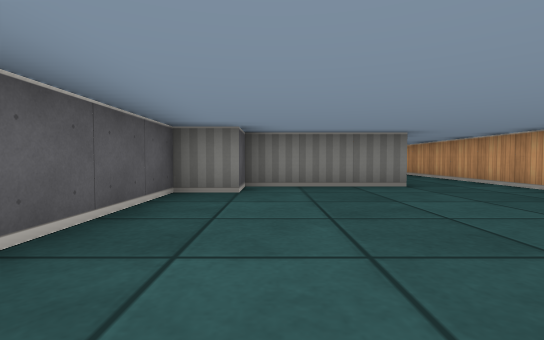
View 1 (above)

13 first-person views from a walk through a cub3D maze. The camera is about half as high as the walls, tilts 2° down and sees 85° across. The floor is counted in squares. Each view is taken from the middle of a square. On the plan, view 1 faces up. The plan holds only what a view shows up to about 9 squares ahead; the rest is blank.

View 2
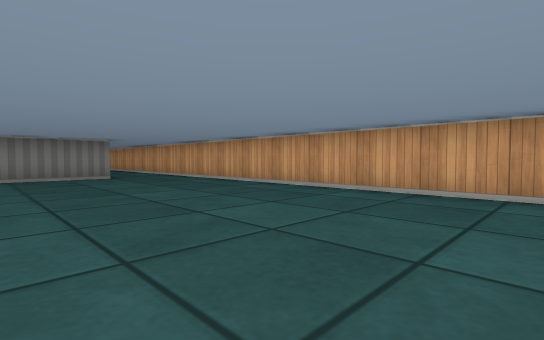

View 3
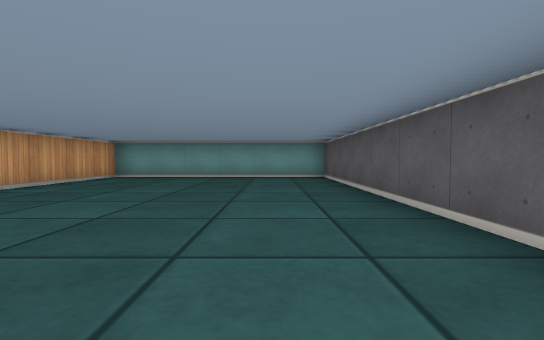

View 4
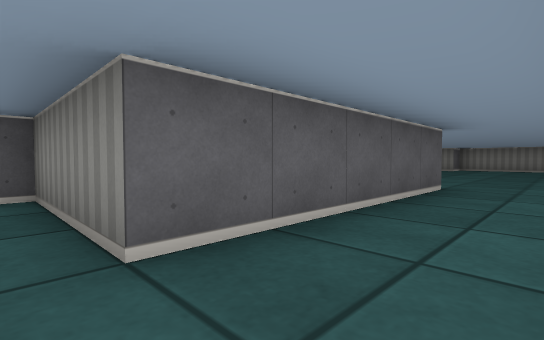

View 5
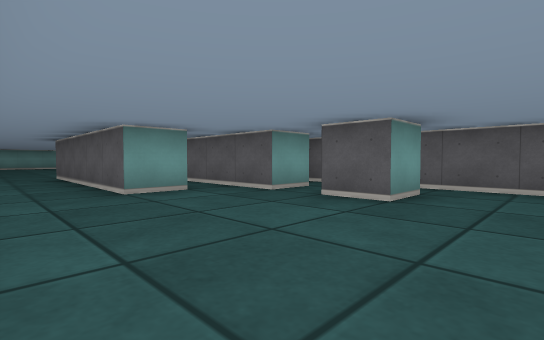

View 6
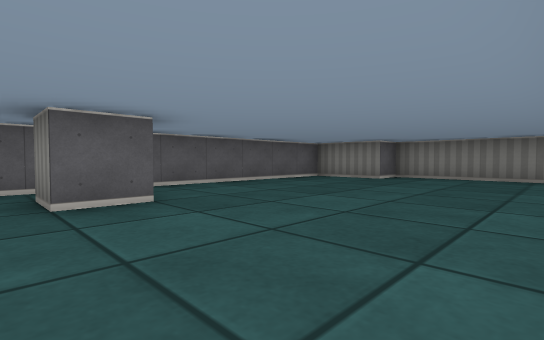

View 7
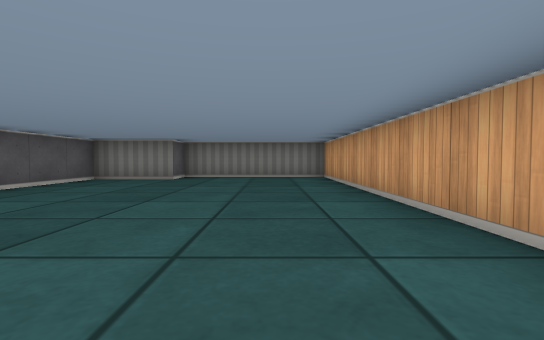

View 8
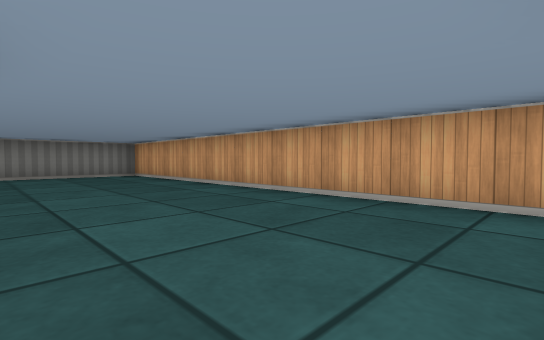

View 9
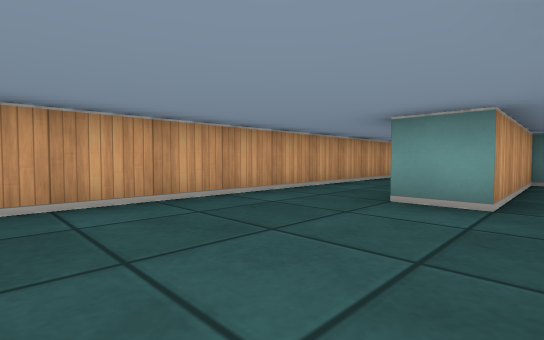

View 10
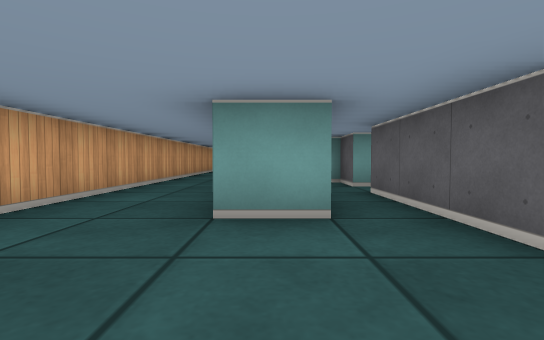

View 11
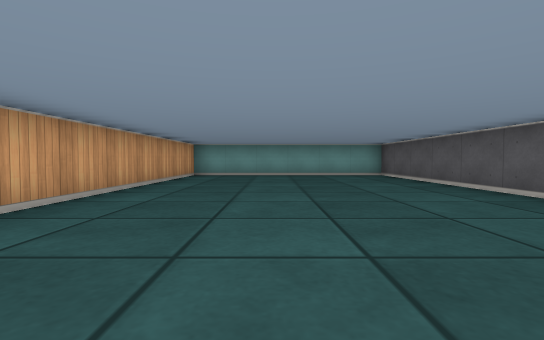

View 12
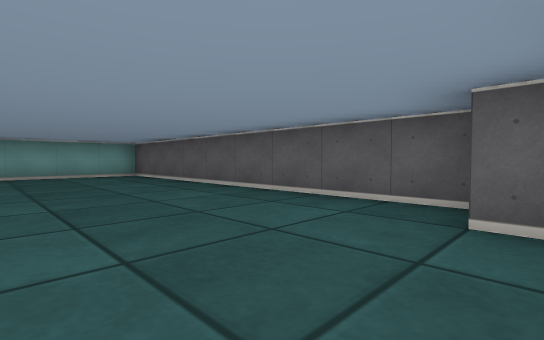

View 13
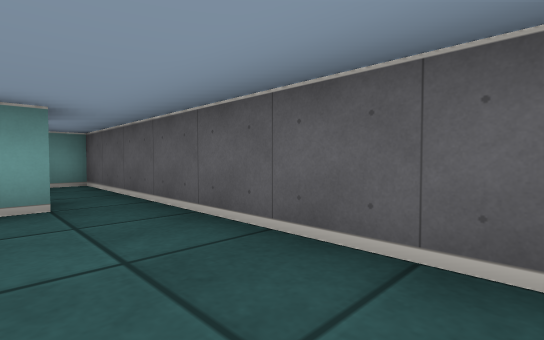

### Floor plan
Ten units are one square. View 1 is at (0, 0); x grows to the right and y downward. Boxes are objects, and circles mark ways between rooms. Rooms are numbered by the first view taken in them; rooms with no view inside come last. Other rooms are left out.
<svg viewBox="-20 -210 70 260">
<path fill="none" stroke="#000" d="M25 -105 25 -55 -5 -55 -5 -45 -15 -45 -15 45 45 45 45 -105M-6 -135 5 -135 5 -125 -5 -125M-5 -115 5 -115 5 -105M15 -105 25 -105M45 -105 45 -205 5 -205 5 -195 -15 -195 -15 -105 -9 -105"/>
<circle cx="35" cy="-100" r="3" fill="#2a7"/>
<text x="20" y="-20">1</text>
<text x="20" y="-150">2</text>
</svg>
Room 1 opens to room 2.

Where each view was taken, in squares from view 1:
view 1: 0 up, 0 right, facing up
view 2: 3 down, 0 right, facing up-right
view 3: 4 up, 0 right, facing down
view 4: 5 up, 4 right, facing up-left
view 5: 15 up, 4 right, facing down-left
view 6: 12 up, 4 right, facing up-left
view 7: 12 up, 3 right, facing up
view 8: 11 up, 1 right, facing up-right
view 9: 14 up, 1 right, facing down-right
view 10: 13 up, 2 right, facing down
view 11: 5 up, 2 right, facing down
view 12: 5 up, 2 right, facing down-left
view 13: 17 up, 0 right, facing down-left
